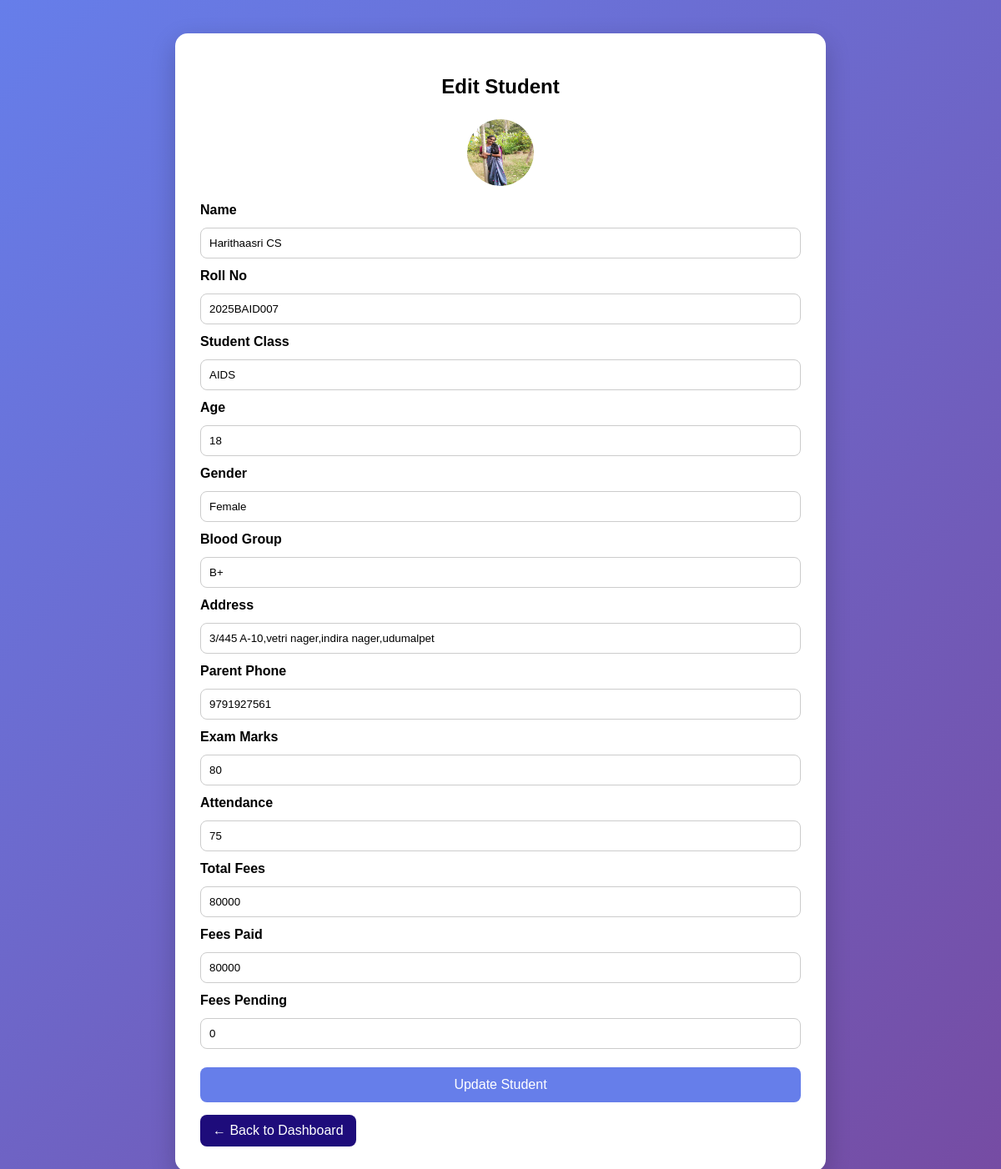
Screenshot of /update_student/7/ with the database file from the repository.
### students/models.py (models this page shows, shortened)
class Student(models.Model):
    name = models.CharField(max_length=100)
    roll_no = models.CharField(max_length=20, unique=True)
    student_class = models.CharField(max_length=20)
    age = models.IntegerField(default=0)
    gender = models.CharField(max_length=10)
    blood_group = models.CharField(max_length=5)
    address = models.TextField()
    parents_phone = models.CharField(max_length=15)
    exam_marks = models.IntegerField(default=0)
    attendance = models.IntegerField(default=0)
    total_fees = models.IntegerField(default=0)
    fees_paid = models.IntegerField(default=0)
    fees_pending = models.IntegerField(default=0)
    FEES_STATUS = (
    ('Paid', 'Paid'),
    ('Pending', 'Pending'),
)
    fees_status = models.CharField(max_length=20, choices=FEES_STATUS, default='Pending')
    photo = models.ImageField(upload_to='students/', blank=True, null=True)

### students/views.py (the view)
# urls.py: path('update_student/<int:id>/', views.update_student, name='update_student'),
def update_student(request, id):
    student = get_object_or_404(Student, id=id)
    if request.method == "POST":
        student.name = request.POST.get('name')
        student.roll_no = request.POST.get('roll_no')
        student.student_class = request.POST.get('student_class')
        student.gender = request.POST.get('gender')
        student.blood_group = request.POST.get('blood_group')
        student.address = request.POST.get('address')
        student.parents_phone = request.POST.get('parents_phone')
        def safe_int(value):
            try:
                return int(value)
            except:
                return 0
        student.age = safe_int(request.POST.get('age'))
        student.exam_marks = safe_int(request.POST.get('exam_marks'))
        student.attendance = safe_int(request.POST.get('attendance'))
        student.total_fees = safe_int(request.POST.get('total_fees'))
        student.fees_paid = safe_int(request.POST.get('fees_paid'))
        student.fees_pending = student.total_fees - student.fees_paid
        student.save()
        return redirect('staff_dashboard')
    else:
        form = StudentForm(instance=student)
    return render(request, 'students/edit_student.html', {
        'form': form,
        'student': student
    })

### students/forms.py
class StudentForm(forms.ModelForm):
    class Meta:
        model = Student
        fields = [
            'name', 'roll_no', 'student_class', 'age',
            'gender', 'blood_group', 'address', 'parents_phone',
            'exam_marks', 'attendance', 'total_fees', 'fees_paid', 'fees_pending'
        ]
        labels = {
            'roll_no': 'Roll Number',
            'student_class': 'Class',
            'parents_phone': "Parent's Phone",
        }
        widgets = {
            'address': forms.Textarea(attrs={'rows': 3}),
            'gender': forms.Select(choices=[('Male', 'Male'), ('Female', 'Female'), ('Other', 'Other')]),
            'blood_group': forms.Select(choices=[('A+', 'A+'), ('A-', 'A-'), ('B+', 'B+'),
                                                 ('B-', 'B-'), ('O+', 'O+'), ('O-', 'O-'),
                                                 ('AB+', 'AB+'), ('AB-', 'AB-')]),
        }

### students/templates/students/edit_student.html (shortened to what this page needs)
<!DOCTYPE html>
<html>
<head>
</head>
<body>
<div class="container">
<h2>Edit Student</h2>
{% if student.photo %}
<img src="{{ student.photo.url }}" class="profile">
{% endif %}
<form method="POST">
<label>Name</label>
<input type="text" name="name" value="{{ student.name }}">
<label>Roll No</label>
<input type="text" name="roll_no" value="{{ student.roll_no }}">
<label>Student Class</label>
<input type="text" name="student_class" value="{{ student.student_class }}">
<label>Age</label>
<input type="number" name="age" value="{{ student.age }}">
<label>Gender</label>
<input type="text" name="gender" value="{{ student.gender }}">
<label>Blood Group</label>
<input type="text" name="blood_group" value="{{ student.blood_group }}">
<label>Address</label>
<input type="text" name="address" value="{{ student.address }}">
<label>Parent Phone</label>
<input type="text" name="parents_phone" value="{{ student.parents_phone }}">
<label>Exam Marks</label>
<input type="number" name="exam_marks" value="{{ student.exam_marks }}">
<label>Attendance</label>
<input type="number" name="attendance" value="{{ student.attendance }}">
<label>Total Fees</label>
<input type="number" name="total_fees" value="{{ student.total_fees }}">
<label>Fees Paid</label>
<input type="number" name="fees_paid" value="{{ student.fees_paid }}">
<label>Fees Pending</label>
<input type="number" name="fees_pending" value="{{ student.fees_pending }}" readonly>
<button type="submit">Update Student</button>
</form>
<a href="{% url 'staff_dashboard' %}" class="back">← Back to Dashboard</a>
</div>
</body>
</html>

### students/templates/students/edit_student.html (style rules this page uses)
body { margin:0; font-family:Arial; background:linear-gradient(135deg,#667eea,#764ba2); }
.container { width:60%; margin:40px auto; background:white; padding:30px; border-radius:15px; box-shadow:0 10px 30px rgba(0,0,0,0.2); }
h2 { text-align:center; margin-bottom:25px; }
form { display:flex; flex-direction:column; gap:12px; }
label { font-weight:bold; }
input { padding:10px; border-radius:8px; border:1px solid #ccc; }
button { margin-top:10px; padding:12px; background:#667eea; color:white; border:none; border-radius:8px; cursor:pointer; font-size:16px; }
.back { display:inline-block; margin-top:15px; text-decoration:none; color:white; background:#1e0c7b; padding:10px 15px; border-radius:8px; }
.profile { width:80px; height:80px; border-radius:50%; display:block; margin:0 auto 20px auto; }

### rows the page displays
Student: photo (picture), name "Harithaasri CS", roll_no "2025BAID007", student_class "AIDS", age "18", gender "Female", blood_group "B+", address "3/445 A-10,vetri nager,indira nager,udumalpet", parents_phone "9791927561", exam_marks "80", attendance "75", total_fees "80000", fees_paid "80000", fees_pending "0"
